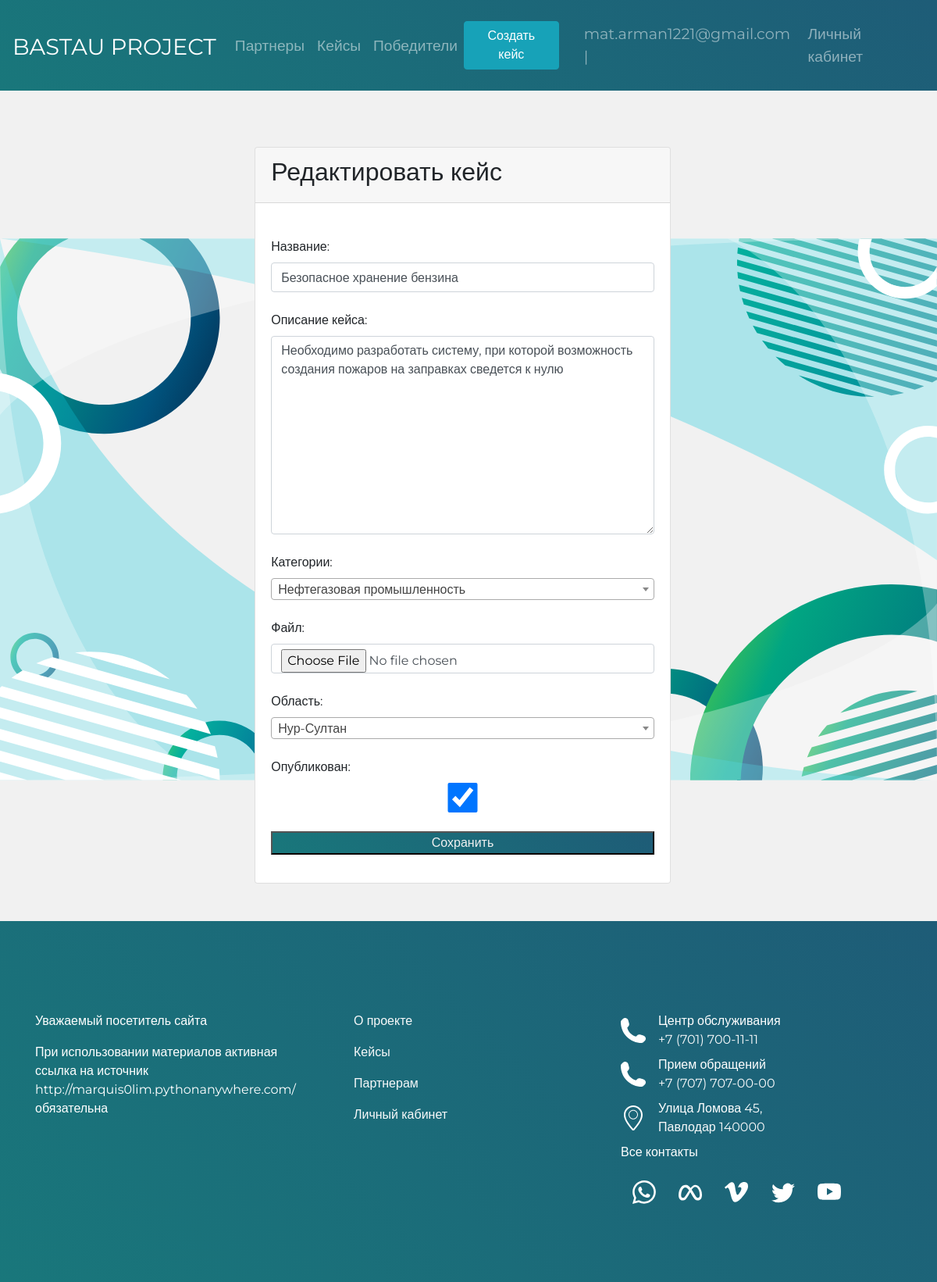
The app's page /mycases/edit/23 (signed in) with its own data.
### BastauApp/models.py (models this page shows, shortened)
class User(AbstractBaseUser, PermissionsMixin):
    email = models.EmailField(db_index=True, unique=True, max_length=254, verbose_name='Почта')
    phone = models.CharField(max_length=20, help_text='Номер телефона', verbose_name='Телефон')
    is_staff = models.BooleanField(default=True)
    is_active = models.BooleanField(default=True)
    is_superuser = models.BooleanField(default=False)
    is_student = models.BooleanField(default=False, verbose_name='Участники')
    is_partner = models.BooleanField(default=False, verbose_name='Партнеры')
    objects = CustomUserManager()
    REQUIRED_FIELDS = ["phone"]
    USERNAME_FIELD = 'email'
    class Meta:
        verbose_name = "Пользователь"
        verbose_name_plural = "Пользователи"

class Case(models.Model):
    title = models.CharField(max_length=200, verbose_name='Название')
    description = models.TextField(verbose_name='Описание кейса')
    date_of_create = models.DateTimeField(auto_now=True, verbose_name='Дата создания')
    date_of_edit = models.DateTimeField(auto_now_add=True, verbose_name='Дата последней редакции')
    date_of_close = models.DateTimeField(verbose_name='Дата закрытия')
    category = models.ForeignKey(Category, on_delete=models.CASCADE, verbose_name='Категории')
    file = models.FileField(verbose_name='Файл', upload_to="file",blank=True)
    region = models.CharField(max_length=50, choices=REGIONS, default=REGIONS[0],verbose_name='Область')
    user_id = models.ForeignKey(Partner, on_delete=models.CASCADE, related_name='partners', verbose_name='Организации')
    is_published = models.BooleanField(default=True, verbose_name='Опубликован')
    tags = TaggableManager()
    class Meta:
        verbose_name = "Кейс"
        verbose_name_plural = "Кейсы"

### BastauApp/views.py (the view)
# urls.py: path('mycases/edit/<int:pk>', views.case_update.as_view(), name='case_update'),
class case_update(CaseCreateUpdateDeletePermissionMixin, UpdateView):
    model = Case
    fields = ['title', 'description', 'category', 'file', 'region', 'is_published', 'tags']
    success_url = "/mycases"
    template_name = 'updatecase.html'
    extra_context = {'menu': menu}

### BastauApp/models.py (called while the page is built)
    def __str__(self):
        return self.title

### BastauApp/permissions.py (called while the page is built)
    def has_permissions(self):
        return self.get_object().user_id.user == self.request.user

    def dispatch(self, request, *args, **kwargs):
        if not self.has_permissions():
            raise Http404()
        return super().dispatch(request, *args, **kwargs)

### BastauApp/templates/updatecase.html (shortened to what this page needs)
{% extends 'base.html' %}
{% block content %}
{% load widget_tweaks %}
<div class="lk-fon">
<section>
  <div class="container pt-4">
    <div class="row ">
      <div class="col-md-6 mx-auto">
        <div class="card my-5">
          <div class="card-header text-black ">
            <h2>Редактировать кейс</h2>
          </div>
              <div class="card-body">
                  <form action="" method="POST" novalidate enctype="multipart/form-data">
                       {% for field in form %}
                         <div class="form-group mt-4">
                             {{ field.label_tag }}
                                {% render_field field class="form-control" %}
                       {% endfor %}
                           <input type="submit" value="Сохранить" class="mt-4 btn-gradient btn-block">
                         </div>
                  </form>
               </div>
              </div>
          </div>
        </div>
      </div>
    </div>
</div>
{% endblock %}

### BastauApp/templates/base.html (shortened to what this page needs)
{% load static %}
<!DOCTYPE html>
<html lang="en">
  <head>
    <link type="text/css" href="{% static 'css/style.css' %}" rel="stylesheet" />
    <link type="text/css" href="{% static 'css/zero.css' %}" rel="stylesheet" />
    <link rel="stylesheet" href="https://cdnjs.cloudflare.com/ajax/libs/twitter-bootstrap/4.6.1/css/bootstrap.min.css">
  <link type="text/css" href="{% static 'select2/select2.css' %}" rel="stylesheet" />
    <link rel="stylesheet" href="https://cdn.jsdelivr.net/npm/bootstrap-icons@1.8.3/font/bootstrap-icons.css">
  </head>
  <body>
    <header class="header">
      <nav class="navbar navbar-expand-lg navbar-dark">
        {% block mainmenu %}
        <nav class="nav-item header-bastau align-middle"> <a href="{% url 'index' %}" class="navbar-brand">BASTAU PROJECT</a>
        </nav>
          <div class="collapse navbar-collapse" id="navbarTogglerDemo01">
            <ul class="navbar-nav mr-auto mt-2 mt-lg-0">
              {% for item in menu %}
              {% if not forloop.last %}
              <li class="nav-item "><a href="{% url item.url_name %}" class="nav-link">{{item.title}}</a></li>
              {% else %}
              <li class="nav-item"><a href="{% url item.url_name %}" class="nav-link">{{item.title}}</a></li>
              {% endif%}
            {% endfor %}
            </ul>
            <ul class="navbar-nav d-flex align-items-center mt-lg-0">
            {% if request.user.is_authenticated %}
                {% if request.user.is_student %}
                <li class="nav-item nav-link"> {{user.email}} </li>
                <li class="nav-item"><a href="{% url 'personal' user.id %}"  class="nav-link">Личный кабинет</a></li>
                {% elif request.user.is_partner %}
              <li class=""><a href="{% url 'createcase' %}"><button type="submit" class="btn btn-info mr-4" >Создать кейс</button></a></li>
                <li class="nav-item nav-link"> {{user.email}} | </li>
                <li class="nav-item"><a href="{% url 'personal_partner' user.id %}"  class="nav-link">Личный кабинет</a></li>
                {%endif%}
            {% else %}
            <li class="nav-item "><a href="{% url 'register' %}"  class="nav-link text-white">Регистрация</a></li>
              <li class="nav-item"><a href="{% url 'login'%}"  class="nav-link">Войти</a></li>
            {% endif %}
            </ul>
          </div>
      </nav>
        {% endblock mainmenu %}
    </header>
    <div class="main-content">
      {% block content %}
      {% endblock %}
    <footer class="footer">
      <div class="container d-flex justify-content-center">
        <div class="row">
        <div class="footer__item col-lg-4 align-items-center mt-3">
          <div class="mb-3">Уважаемый посетитель сайта</div>
          <p>При использовании материалов активная ссылка на источник http://marquis0lim.pythonanywhere.com/ обязательна</p>
        </div>
        <div class="footer__item d-flex justify-content-start flex-column col-lg-4 mt-3 pl-5">
          <a href="{% url 'about' %}" class="text-light mb-3">
            О проекте
          </a>
          <a href="{% url 'showcases' %}" class="text-light mb-3">
            Кейсы
          </a>
          <a href="{% url 'partners' %}" class="text-light mb-3">
            Партнерам
          </a>
          {% if request.user.is_student %}
          <a href="{% url 'personal' user.id %}"  class="text-light">Личный кабинет</a>
          {% elif request.user.is_partner %}
          <a href="{% url 'personal_partner' user.id %}" class="text-light mb-3">Личный кабинет</a>
            {% endif %}
        </div>
        <div class="footer__item col-lg-4 mt-3">
          <div class="d-flex justify-content-start align-items-center mb-2">
            <img class="mr-3" src="{% static '/img_register/phone.svg' %}" alt="">
            <div>
              <span class="ma-0 pa-0">Центр обслуживания</span> <br/>
              <a href="" class="text-light">+7 (701) 700-11-11</a>
            </div>
          </div>
          <div class="d-flex justify-content-start align-items-center mb-2">
            <img class="mr-3" src="{% static '/img_register/phone.svg' %}" alt="">
            <div>
              <span>Прием обращений</span><br/>
              <a href="" class="text-light">+7 (707) 707-00-00</a>
            </div>
          </div>
          <div class="d-flex justify-content-start align-items-center mb-2">
            <img class="mr-3" src="{% static '/img_register/location.svg' %}" alt="">
            <div>
              <span>Улица Ломова 45,</span><br/>
              <a href="" class="text-light">Павлодар 140000</a>
            </div>
          </div>
          <span>Все контакты</span>
          <div class="d-flex justify-content-around mt-4  mr-5">
          </div>
        </div>
        </div>
      </div>
    </footer>
  </body>
</html>

### BastauApp/static/css/style.css (style rules this page uses)
* { font-family: 'Montserrat', sans-serif; }
body { background-color: #f1f1f1 !important; height: 100%; }
html { height: 100%; }
.container { max-width: 1170px; margin: 0 auto; height: 100%; }
.header { display: flex; flex-direction: column; justify-content: space-between; width: 100%; background: -webkit-linear-gradient(45deg, rgb(25, 119, 123), rgb(30, 92, 119)); background: -moz-linear-gradient(45deg, rgb(25, 119, 123), rgb(30, 92, 119)); background: linear-gradient(45deg, rgb(25, 119, 123), rgb(30, 92, 119)); }
.navbar { display: flex; align-items: center; width: 100%; height: 100%; background: -webkit-linear-gradient(45deg, rgb(25, 119, 123), rgb(30, 92, 119)); background: -moz-linear-gradient(45deg, rgb(25, 119, 123), rgb(30, 92, 119)); background: linear-gradient(45deg, rgb(25, 119, 123), rgb(30, 92, 119)); }
.navbar-brand { font-size: 1.8rem!important; margin-right: 20px; }
.nav-link { font-size: 1.2rem; }
.main-content { min-height: calc(80vh - 64px); }
.lk-fon { height: 100%; background-image: url('../background/personal.svg'); background-size: cover; background-repeat: no-repeat; background-attachment: fixed; background-position: center center; background-size: 100%; min-height: calc(80vh - 64px); }
body { position: relative; }
.footer { width: 100%; background: linear-gradient(45deg, rgb(25, 119, 123), rgb(30, 92, 119));; padding-top: 100px; padding-bottom: 100px; color: #fff; display: flex; justify-content: space-between; }
.footer__item { width: 30%; }
.d-flex { display: flex; justify-content: space-between; }
.card { border-radius: 50px; }
.row { margin-right:0 !important; }
.btn-gradient { background: linear-gradient(45deg, rgb(25, 119, 123), rgb(30, 92, 119)); color: #f1f1f1!important; }
.header-bastau a { height: 100px; padding-top: 30px; }

### BastauApp/static/css/zero.css (style rules this page uses)
*, *::before, *::after { box-sizing: border-box; }
ul[class], ol[class] { padding: 0; }
body, h1, h2, h3, h4, p, ul[class], ol[class], li, figure, figcaption, blockquote, dl, dd { margin: 0; }
body { background-color: #f1f1f1; }
ul[class], ol[class] { list-style: none; }
a:not([class]) { text-decoration-skip-ink: auto; }
img { max-width: 100%; display: block; }
input, button, textarea, select { font: inherit; }
a { color:rgb(47, 148, 136) ; text-decoration: none; }
a:after { text-decoration: none; }

### records on screen
User: email "mat.arman1221@gmail.com"
Case: title "Безопасное хранение бензина" "Необходимо разработать систему, при которой возможность создания пожаров на заправках сведется к нулю" "☑"

### other values on screen
{{ item.title }} "Партнеры" "Кейсы"
{{ item.title }} "Победители"
{{ field.label_tag }} "Название:" "Описание кейса:" "Категории:" "Файл:" "Область:" "Опубликован:"
